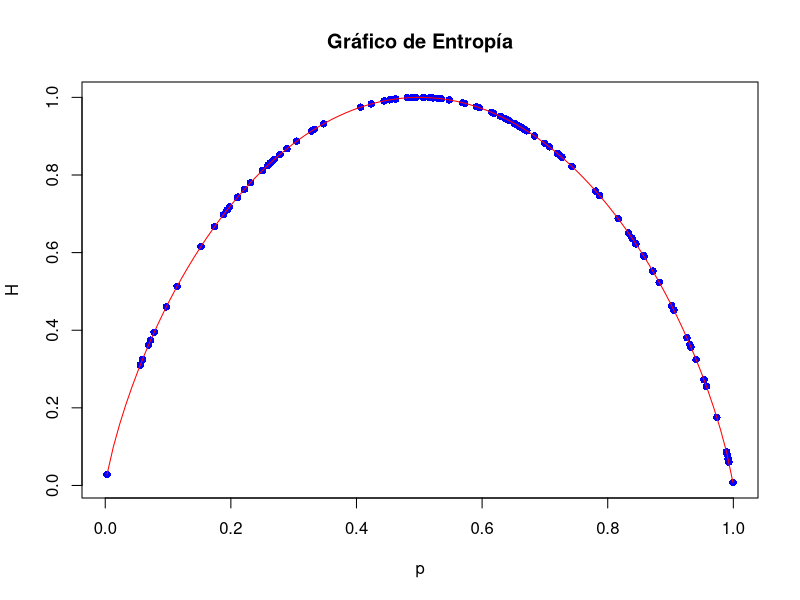

The R script that drew this image:
 ##PRACTICA 1
##A1. La representación gráfica de la función entropía para dos resultados posibles.

muestra <- runif(100, min=0, max=1)
##Creo un array de 100 numeros aleatorios que usaré como muestra

H <- -((muestra * log2(muestra)) + ((1 - muestra) * log2(1 - muestra)))
##Calculo la entropia de la muestra y de su complementario.

plot(muestra, H, col = "blue", pch = 16, xlab = "p", ylab = "H", main = "Gráfico de Entropía")
#Creo el gráfico de dispersión

parabola <- function(muestra) -(muestra * log2(muestra) + (1 - muestra) * log2(1 - muestra))
curve(parabola, col = "red", add = TRUE)
##Agrega una linea que une los puntos siguiendo la forma de parabola

##A2.La función entropía (en general).

calcular_entropia_general<-function(prob){
  -sum(prob*log2(prob))
}
##Creo una funcion que aplica la formula de la entropia a todos los valores

calcular_entropia_general(c(0.5,0.5))
calcular_entropia_general(c(0.4,0.1,0.5))



##PRACTICA 1 - PARTE B
entropia_compuesta <- function(vector_x, vector_y) {
  
  if(sum(vector_x)!=1 | sum(vector_x<0 | vector_x>1)>0) return(NaN)
  if(sum(vector_y)!=1 | sum(vector_y<0 | vector_y>1)>0) return(NaN) 
  # Verifico si los vectores tienen la misma longitud y cumplen las condiciones
  
  resultado = 0
  ##Creo una variable a 0 para sumar al recorrer los bucles
  
  
   for(i in 1:length(vector_x)){ 
     for(j in 1: length(vector_y)){
        resultado<- resultado + (vector_x[i]*vector_y[j]*log2(1/(vector_x[i]*vector_y[j])))
     }
   } 
  #Aplico la formula de la entropía usando bucles para resolver los sumatorios
  
  return(resultado)
  # Devuelvo el resultado
}
# Ejemplo de uso
entropia_compuesta(c(0.4,0.1,0.5),c(0.5,0.5))


##B2. Entropía condicionada.
entropia_condicionada<-function(vector_x,vector_y){
  if(sum(vector_x)!=1 | sum(vector_x<0 | vector_x>1)>0) return(NaN)
  if(sum(vector_y)!=1 | sum(vector_y<0 | vector_y>1)>0) return(NaN)
  return(entropia_compuesta(vector_x,vector_y)-calcular_entropia_general(vector_x))
  ##Como la entropia condicionada es la conjunta menos la normal puedo usar lo que he hecho anteriormente para conseguirla
}
# Ejemplo de uso
entropia_condicionada(c(0.4,0.1,0.5),c(0.5,0.5)) 


##B3. Información mutua.
  informacion_mutua<-function(vector_x,vector_y){
     if(sum(vector_x)!=1 | sum(vector_x<0 | vector_x>1)>0) return(NaN)
     if(sum(vector_y)!=1 | sum(vector_y<0 | vector_y>1)>0) return(NaN)
     return(calcular_entropia_general(vector_x) - entropia_condicionada(vector_x,vector_y)) 
  }
##Uso la entropia general y la condicionada para calcular la informacion mutua
##Ejemplo de uso
informacion_mutua(c(0.25,0.25,0.25,0.25),c(1,0,0,0)) 

    

